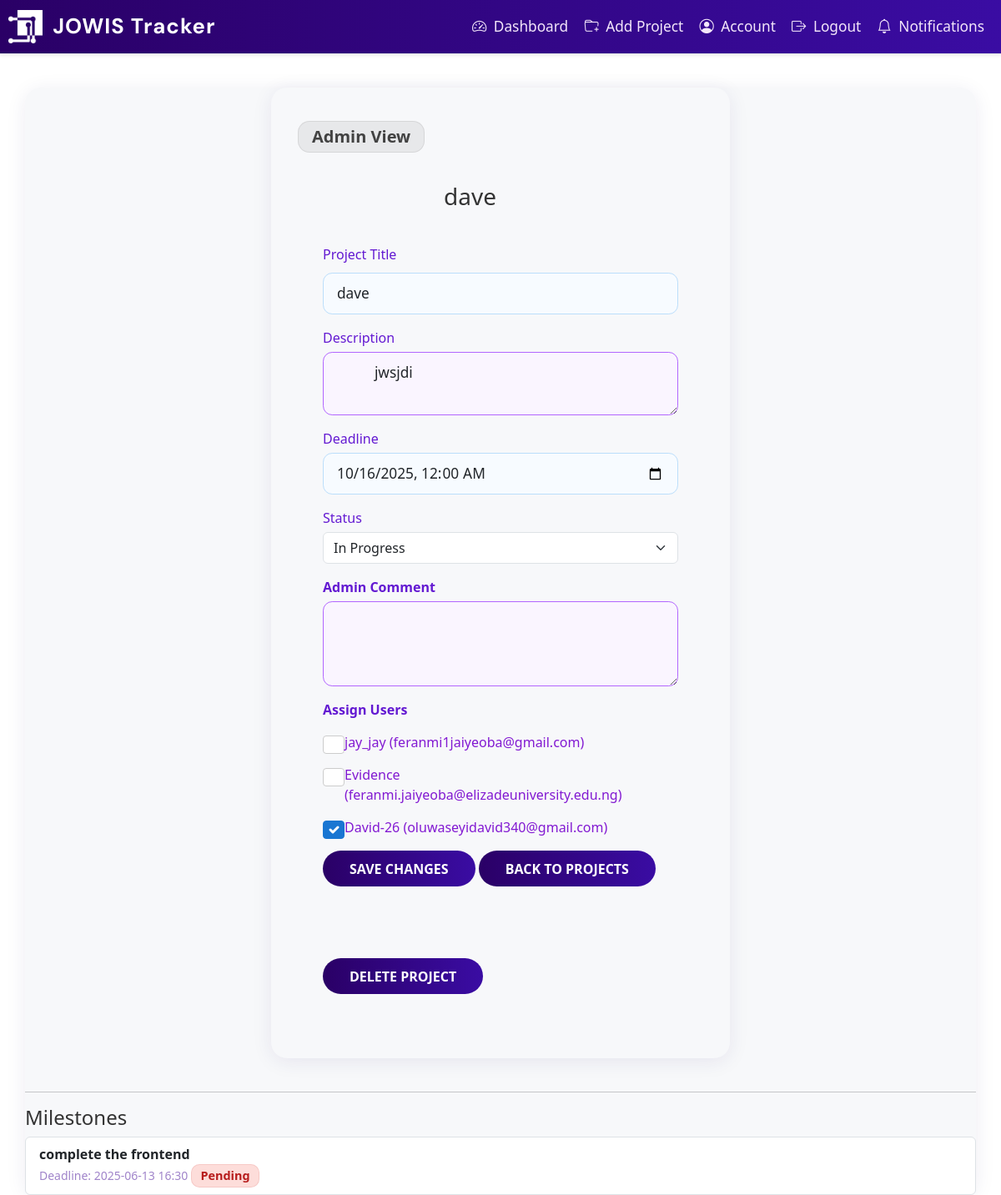
/admin/projects/9 (signed in), run on the app's committed database.
### app/dbmodels.py (models this page shows, shortened)
class Project(db.Model):
    id = db.Column(db.Integer, primary_key=True, autoincrement=True)
    title = db.Column(db.String(150), nullable=False)
    description = db.Column(db.Text, nullable=False)
    tasks = db.relationship("Task", backref="project", cascade="all, delete-orphan", passive_deletes=True)
    milestones = db.relationship("Milestone", backref="project", cascade="all, delete-orphan", passive_deletes=True)
    deadline = db.Column(db.DateTime, nullable=False, default = datetime.now(timezone.utc)) # default to current time in UTC
    status = db.Column(db.String(20), nullable=False, default="Pending")
    comment = db.Column(db.Text, nullable=True)
    users = db.relationship(
        'User',
        secondary=project_users,
        back_populates='projects'
    )

class User(db.Model, UserMixin):
    id = db.Column(db.Integer, primary_key=True)
    username = db.Column(db.String(150), unique=True, nullable=False)
    email = db.Column(db.String(150), unique=True, nullable=False)
    password_hash = db.Column(db.String(150), nullable=False)
    tasks = db.relationship("Task", backref="assigned_to", cascade='all, delete-orphan',passive_deletes=True)
    role = db.Column(db.String(50), nullable=False, default="employee") # or admin
    must_change_password = db.Column(db.Boolean, default=True)
    projects = db.relationship(
        'Project',
        secondary=project_users,
        back_populates='users'
    )
    reset_code = db.Column(db.String(8), nullable=True)
    reset_code_expiry = db.Column(db.DateTime, nullable=True)

class Milestone(db.Model):
    id = db.Column(db.Integer, primary_key=True)
    name = db.Column(db.String(140), nullable=False)
    deadline = db.Column(db.DateTime, nullable=False)
    project_id = db.Column(db.Integer, db.ForeignKey("project.id", ondelete="CASCADE"), nullable=False) # ondelete="CASCADE" ensures that if a project is deleted, its milestones are also deleted
    tasks = db.relationship("Task", backref="milestone", lazy="dynamic")
    status = db.Column(db.String(20), nullable=False, default="Pending")

### app/routes.py (the view, shortened to what this page needs)
@main.route('/admin/projects/<int:project_id>', methods=['GET', 'POST'])
@login_required
def admin_project_detail(project_id):
    if current_user.role != "admin":
        abort(403)
    project = Project.query.get_or_404(project_id)
    employees = User.query.filter_by(role='employee').all()
    assigned_user_ids = [u.id for u in project.users]
    return render_template('admin_project_detail.html', project=project,  employees=employees, assigned_user_ids=assigned_user_ids)

### app/templates/admin_project_detail.html (shortened to what this page needs)
{% extends "base.html" %} {% block content %}
<div class="signup-container">
  <div class="d-flex align-items-center mb-3">
    <span class="badge bg-secondary py-2 px-3 fs-5">Admin View</span>
  </div>
  <h3 style="position: relative;top: 20px;left: 175px;">{{ project.title }}</h3>
  <form method="POST">
    <div class="mb-3">
      <label class="form-label">Project Title</label>
      <input
        type="text"
        name="title"
        class="form-control"
        value="{{ project.title }}"
        required
        />
      </div>
      <div class="mb-3">
        <label class="form-label">Description</label>
        <textarea name="description" class="form-control" required>
          {{ project.description }}</textarea
          >
        </div>
        <div class="mb-3">
          <label class="form-label">Deadline</label>
          <input
          type="datetime-local"
          name="deadline"
          class="form-control"
          value="{{ project.deadline.strftime('%Y-%m-%dT%H:%M') if project.deadline else '' }}"
          required
          />
        </div>
    <div class="mb-3">
  <label for="status" class="form-label">Status</label>
  <select class="form-select" id="status" name="status" required>
    <option value="In Progress" {% if project.status == 'In Progress' %}selected{% endif %}>In Progress</option>
  </select>
</div>
<div class="mb-3">
  <label for="comment" class="form-label"
  ><strong>Admin Comment</strong></label
  >
  <textarea name="comment" id="comment" class="form-control" rows="3">
    {{ project.comment or '' }}</textarea
    >
  </div>
  <div class="mb-3">
    <label class="form-label"><strong>Assign Users</strong></label>
    <div>
      {% for employee in employees %}
        <div class="form-check">
          <input
          class="form-check-input"
          type="checkbox"
          name="assigned_users"
          id="user{{ employee.id }}"
          value="{{ employee.id }}"
          {%
            if
            employee.id
            in
            assigned_user_ids
            %}checked{%
              endif
            %}
            />
          <label class="form-check-label" for="user{{ employee.id }}">
            {{ employee.username }} ({{ employee.email }})
          </label>
        </div>
        {% endfor %}
      </div>
    </div>
    <button type="submit" class="btn btn-primary">Save Changes</button>
    <a href="{{ url_for('main.admin_projects') }}" class="btn btn-secondary"
    >Back to Projects</a
    >
  </form>
  <form
  action="{{ url_for('main.delete_project', project_id=project.id) }}"
  method="POST"
  >
  <button
  type="submit"
  class="btn btn-danger mt-3"
  onclick="return confirm('Delete this project?');"
  >
  Delete Project
</button>
</form>
</div>
  <hr />
  <h4>Milestones</h4>
  {% if project.milestones %}
  <ul class="list-group">
    {% for milestone in project.milestones %}
    <li
      class="list-group-item d-flex justify-content-between align-items-center"
    >
      <div>
        <strong>{{ milestone.name }}</strong>
        <br />
        <small class="text-muted"
          >Deadline: {{ milestone.deadline.strftime('%Y-%m-%d %H:%M') if
          milestone.deadline else 'No deadline set' }}</small
        >
        <span>
          {% if milestone.status == 'Completed' %}
          <span class="badge bg-success">Completed</span>
          {% elif milestone.status == 'Pending' %}
          <span class="badge bg-danger">Pending</span>
          {% elif milestone.status == 'In Progress' %}
          <span class="badge bg-warning text-dark">In Progress</span>
          {% else %}
        <span class="badge bg-secondary">Unknown</span>
        {% endif %}
      </span>
    </div>
    </li>
    {% endfor %}
  </ul>
  {% else %}
  <p>No milestones yet.</p>
  {% endif %}
</div>
{% endblock %}

### app/static/style.css (style rules this page uses)
body { background: #fff !important; font-family: "Segoe UI", Tahoma, Geneva, Verdana, sans-serif; color: #333; margin: 0; padding: 0; }
.card, .card-body, .card-header.bg-primary, .signup-container, .signup-container-1, .form-container, .container-login, .container-signup { background: #f7f8fa !important; border-radius: 1.2rem; box-shadow: 0 4px 24px rgba(42, 0, 102, 0.08); border: none; }
.btn, input[type="submit"], .submit, .btn-primary, .btn-outline-primary, .button { background: linear-gradient(90deg, #2a0066 0%, #3a0ca3 100%); color: #fff !important; border: none; transition: background 0.2s; }
body, body.bg-light, body.bg-gradient, body.bg-purple, body.bg-pink { background: #fff !important; }
.container, .container-login, .container-signup, .signup-container, .signup-container-1, .form-container { background: #f7f8fa !important; box-shadow: 0 4px 24px rgba(42, 0, 102, 0.08); border-radius: 1.2rem; }
input[type="text"], input[type="password"] { width: 100%; padding: 12px 15px; margin: 10px 0; border: 1px solid #ccc; border-radius: 6px; box-sizing: border-box; }
body { font-family: "Segoe UI", Tahoma, Geneva, Verdana, sans-serif; background-color: #f0f2f5; margin: 0; }
form { width: 350px; }
label { display: block; margin-top: 15px; margin-bottom: 5px; color: #555; font-weight: bold; }
input[type="text"], input[type="email"], input[type="password"] { width: 100%; padding: 12px 15px; margin: 10px 0; border: 1px solid #ccc; border-radius: 6px; box-sizing: border-box; }
a { color: #007bff; text-decoration: none; }
body { background-color: #f2f2f2; font-family: Arial, sans-serif; margin: 0; }
body { background-color: #f4f6f8; font-family: "Segoe UI", Tahoma, Geneva, Verdana, sans-serif; color: #333; margin: 0; padding: 0; }
label { font-weight: bold; margin-bottom: 8px; display: block; }
input[type="text"], input[type="datetime"], input[type="checkbox"], textarea, select { width: 100%; padding: 10px 12px; border: 1px solid #ccc; border-radius: 8px; box-sizing: border-box; transition: 0.3s ease; }
input[type="checkbox"] { width: auto; }
body { font-family: "Segoe UI", Tahoma, Geneva, Verdana, sans-serif; background-color: #f4f6f8; margin: 0; }
form { padding: 25px 30px; border-radius: 10px; box-shadow: 0 4px 10px none; width: 100%; max-width: 500px; margin: 20px auto; }
label { display: block; margin-bottom: 8px; color: #555; font-weight: 500; }
input[type="text"], textarea { width: 100%; padding: 10px 12px; margin-bottom: 20px; border: 1px solid #9932cc; border-radius: 6px; font-size: 16px; transition: border-color 0.3s ease; }
.badge { align-items: center; font-size: 0.9em; padding: 0.4em 0.7em; border-radius: 0.7em; }
.btn-primary, .btn-outline-primary { background: linear-gradient(90deg, #ad19d2 0%, #9042f5 100%); border: none; color: #fff; font-weight: 500; transition: background 0.2s; }
.text-muted { color: #90a4ae !important; }
body { background: linear-gradient(120deg, #e3e6fd 0%, #cebbfb 100%); }
form label, .form-label { color: #6319d2; font-weight: 500; margin-bottom: 0.3rem; }
form input[type="text"], form input[type="datetime-local"], form textarea, form select, .form-control { border-radius: 0.7rem; border: 1px solid #bbdefb; background: #f7fbff; padding: 0.7rem 1rem; font-size: 1.08rem; margin-bottom: 1rem; transition: border 0.2s; }
.form-check-input:checked { background-color: #1976d2; border-color: #1976d2; }
.form-check-label { color: #8219d2; font-size: 1rem; }
.btn, input[type="submit"] { border-radius: 2em; font-weight: 600; padding: 0.6em 2em; background: linear-gradient(90deg, #5d19d2 0%, #7842f5 100%); color: #fff; border: none; transition: background 0.2s; }
.signup-container { max-width: 550px; margin: 40px auto; background: #fff; border-radius: 1.2rem; box-shadow: 0 4px 24px rgba(33, 150, 243, 0.1); padding: 2.5rem 2rem 2rem 2rem; }

### data on the page
Project: title "dave", description "jwsjdi", deadline "10/16/2025 00:00", status "In Progress"
User: username "jay_jay", email "feranmi1jaiyeoba@gmail.com"
User: username "Evidence", email "feranmi.jaiyeoba@elizadeuniversity.edu.ng"
User: assigned_users "☑", username "David-26", email "oluwaseyidavid340@gmail.com"
Milestone: name "complete the frontend", deadline "2025-06-13 16:30", status "Pending"
